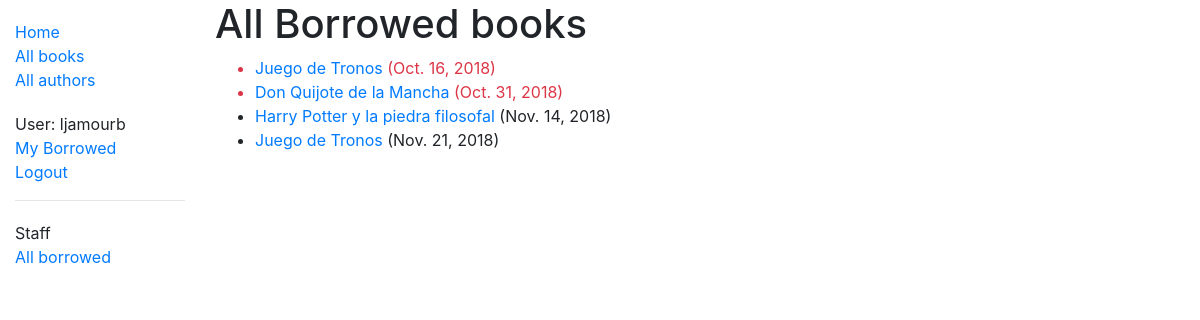
Page /catalog/borrowed/ (signed in) on the committed database.
### catalog/models.py (models this page shows, shortened)
class BookInstance(models.Model):
    id = models.UUIDField(primary_key=True, default=uuid.uuid4, help_text='Unique ID for this particular book across whole library')
    book = models.ForeignKey('Book', on_delete=models.SET_NULL, null=True)
    imprint = models.CharField(max_length=200)
    due_back = models.DateField(null=True, blank=True)
    LOAN_STATUS = (
        ('m','Maintenance'),
        ('o','On loan'),
        ('a','Available'),
        ('r','Reserved'),
    )
    status = models.CharField(
        max_length=1,
        choices=LOAN_STATUS,
        blank=True,
        default='m',
        help_text='Book availability',
    )
    borrower = models.ForeignKey(User, on_delete=models.SET_NULL, null=True, blank=True)
    @property
    def is_overdue(self):
        if self.due_back and date.today() > self.due_back:
            return True
        return False
    class Meta:
        ordering = ['due_back']
        permissions = (('can_mark_returned','Set book as returned'),)

class Book(models.Model):
    title = models.CharField(max_length=200)
    author = models.ForeignKey('Author', on_delete=models.SET_NULL, null=True)
    summary = models.TextField(max_length=1000, help_text='Enter a brief description of the book')
    isbn = models.CharField('ISBN', max_length=13, help_text='13 Character <a href="https://www.isbn-international.org/content/what-isbn">ISBN number</a>')
    genre = models.ManyToManyField(Genre, help_text='Select a genre for this book')
    language = models.ForeignKey('Language', on_delete=models.SET_NULL, null=True)
    def display_genre(self):
        '''Create a string for the Genre. This is required to display genre in Admin.'''
        return ', '.join(genre.name for genre in self.genre.all()[:3])
    display_genre.short_description = 'Genre'

### catalog/views.py (the view)
# urls.py: path('borrowed/', views.AllBorrowedBooks.as_view(), name='borrowed'),
class AllBorrowedBooks(PermissionRequiredMixin, generic.ListView):
    model = BookInstance
    template_name = 'catalog/bookinstance_list_borrowed.html'
    paginate_by = 10
    permission_required = 'catalog.can_mark_returned'
    def get_queryset(self):
        return BookInstance.objects.filter(status__exact='o').order_by('due_back')

### catalog/templates/catalog/bookinstance_list_borrowed.html (shortened to what this page needs)
{% extends "base_generic.html" %}
{% block content %}
    <h1>All Borrowed books</h1>
    {% if bookinstance_list %}
    <ul>
        {% for bookinst in bookinstance_list %}
            <li class="{% if bookinst.is_overdue %}text-danger{% endif %}">
                <a href="{% url 'book-detail' bookinst.book.pk %}">{{ bookinst.book.title }}</a> ({{ bookinst.due_back }})
            </li>
        {% endfor %}
    </ul>
    {% else %}
    <p>There are no books borrowed.</p>
    {% endif %}
{% endblock %}

### catalog/templates/base_generic.html (shortened to what this page needs)
<!DOCTYPE html>
<html lang="en">
<head>
    <link rel="stylesheet" href="https://stackpath.bootstrapcdn.com/bootstrap/4.1.3/css/bootstrap.min.css">
    {% load static %}
    <link rel="stylesheet" href="{% static 'css/styles.css' %}">
</head>
<body>
    <div class="container-fluid">
        <div class="row">
            <div class="col-sm-2">
            {% block sidebar %}
                <ul class="sidebar-nav">
                    <li><a href="{% url 'index' %}">Home</a></li>
                    <li><a href="{% url 'books' %}">All books</a></li>
                    <li><a href="{% url 'authors' %}">All authors</a></li>
                </ul>
                <ul class="sidebar-nav">
                    {% if user.is_authenticated %}
                    <li>User: {{ user.get_username }}</li>
                    <li><a href="{% url 'my-borrowed' %}">My Borrowed</a></li>
                    <li><a href="{% url 'logout' %}?next={{request.path}}">Logout</a></li>
                    {% else %}
                    <li><a href="{% url 'login' %}?next={{ request.path }}">Login</a></li>
                    {% endif %}
                </ul>
                <hr>
                <ul class="sidebar-nav">
                    {% if perms.catalog.can_mark_returned %}
                    <li>Staff</li>
                    <li><a href="{% url 'borrowed' %}">All borrowed</a></li>
                    {% endif %}
                </ul>
            {% endblock %}
            </div>
            <div class="col-sm-10 ">
                {% block content %}{% endblock %}
            </div>
        </div>
    </div>
</body>
</html>

### catalog/static/css/styles.css (style rules this page uses)
.sidebar-nav { margin-top: 20px; padding: 0; list-style: none; }

### rows in the picture
BookInstance: book "Juego de Tronos", due_back "Oct. 16, 2018"
BookInstance: book "Don Quijote de la Mancha", due_back "Oct. 31, 2018"
BookInstance: book "Harry Potter y la piedra filosofal", due_back "Nov. 14, 2018"
BookInstance: book "Juego de Tronos", due_back "Nov. 21, 2018"

### other values in the picture
{{ user.get_username }} "ljamourb"
